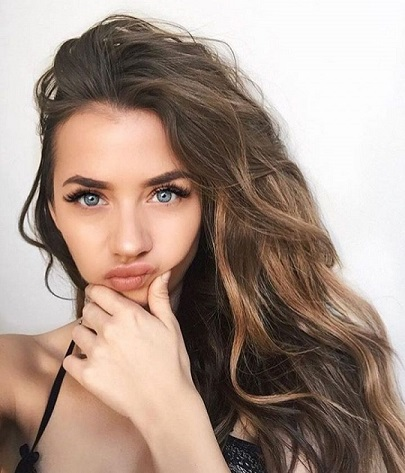
#> input picture images/selfie.jpg, 405 x 473 px
$ python -i code.py   (imports and definitions only)
#> lines starting #> are read from the running program, lines starting #| are printed output that depends on the picture; after the words box and inside, x2 and y2 are one past the last pixel; in counts of white or black regions, pixels touching at a corner belong together
#> further down, picture is the input picture: shape (473, 405, 3); mean B, G, R 136.6, 147.9, 168.3
import numpy as np
from numpy import *
import cv2
from PIL import Image, ImageEnhance
import matplotlib.pyplot as plt

# [1 line not run here, left out]

# [25 lines left out: functions artisticScene, greenImg, redImg, blueImg, not called in this run]

def cartoon(img):
    grayImage = cv2.cvtColor(img, cv2.COLOR_BGR2GRAY)
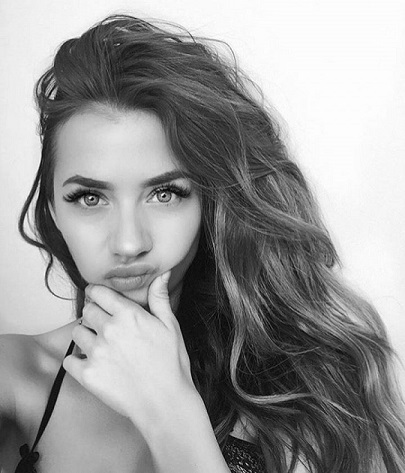
#> grayImage: shape (473, 405); min 0, max 255, mean 152.7
    bluredImage = cv2.medianBlur(grayImage, 3)
    edged = cv2.adaptiveThreshold(bluredImage, 255, cv2.ADAPTIVE_THRESH_MEAN_C, cv2.THRESH_BINARY, 9, 9)
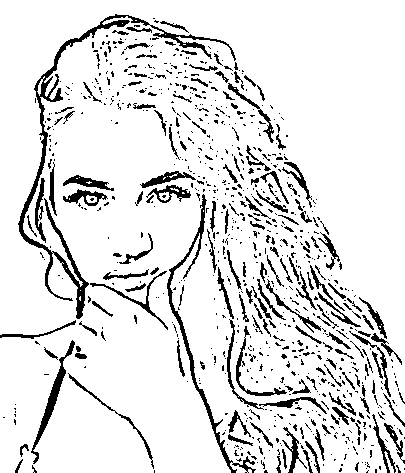
#> edged: shape (473, 405); 88.5% white; 846 black regions (675 under 20 px), largest, box (x1, y1, x2, y2) and area: (18, 14, 236, 319) 3108, (167, 194, 256, 473) 1374, (31, 340, 75, 464) 715
    colorImage = cv2.bilateralFilter(img, 9, 300, 300)
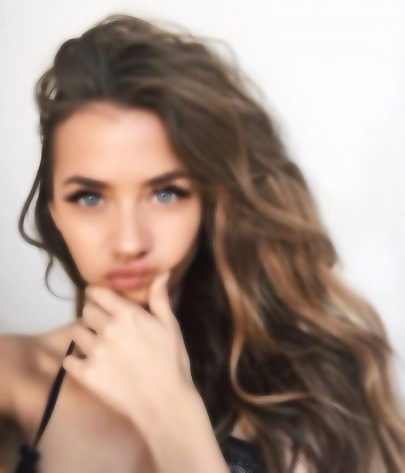
#> colorImage: shape (473, 405, 3); mean B, G, R 136.6, 147.9, 168.3
    res = cv2.bitwise_and(colorImage, colorImage, mask=edged)
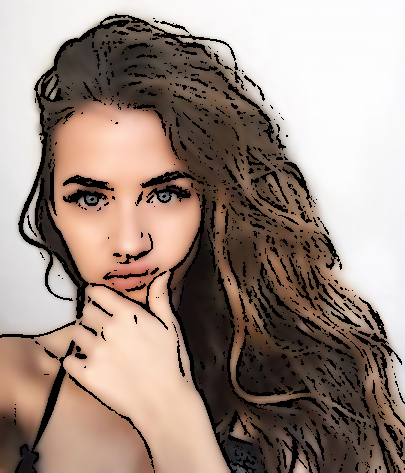
#> res: shape (473, 405, 3); mean B, G, R 128.8, 138.8, 156.5
    return res

# [24 lines left out: functions linocut, scratch, blackAndWhitePainting, blackAndWhiteImage, not called in this run]

def grayImage(img):
    grayImg=cv2.cvtColor(img, cv2.COLOR_BGR2GRAY)
    return grayImg

def invertColors(img):
    invertedImage=(255-img)
    return invertedImage

# [4 lines left out: function sharpeness, not called in this run]

def contrastAndBrightness(img, valueContrast, valueBrightness):
    newImage = cv2.convertScaleAbs(img, alpha=valueContrast, beta=valueBrightness)
    return newImage

def changeSize(img, scaleFactor):
    scaledImg = cv2.resize(img, None, fx=scaleFactor, fy=scaleFactor, interpolation = cv2.INTER_CUBIC)
    return scaledImg

# [140 lines left out: functions rotate, main, not called in this run]

# [1 line not run here, left out]

>>> import cv2
>>> picture = cv2.imread('../images/selfie.jpg')
>>> result = cartoon(picture)

$ run again, on images/park.jpg
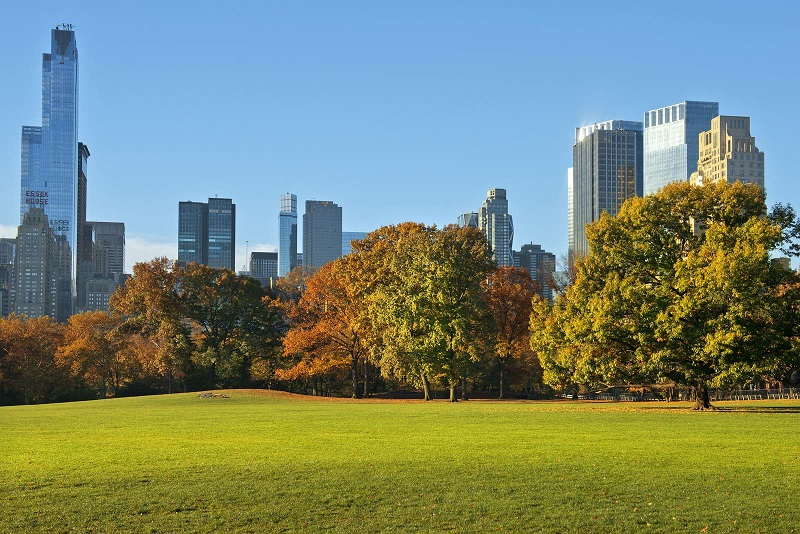
#> input picture images/park.jpg, 800 x 534 px
#> picture is the input picture: shape (534, 800, 3); mean B, G, R 115.2, 135.1, 118.9
#> in cartoon, `edged = cv2.adaptiveThreshold(bluredImage, 255, cv2.ADAPTIVE_THRESH_ME..`:
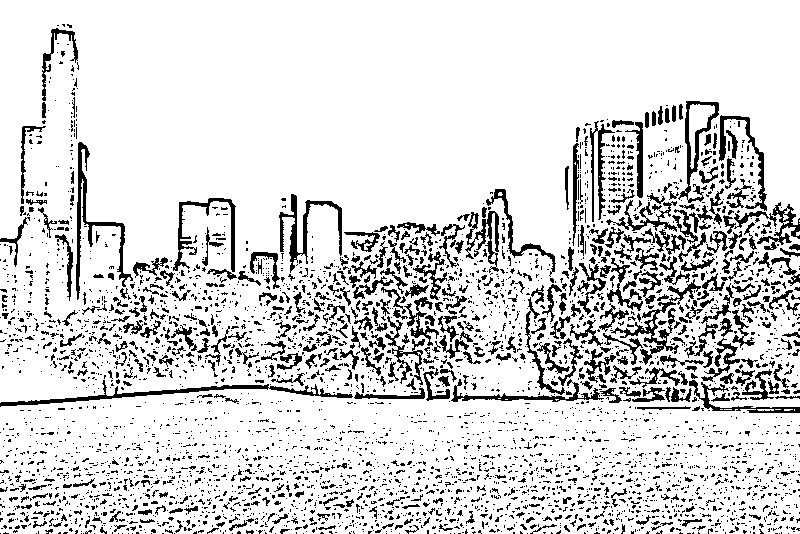
#> edged: shape (534, 800); 85.1% white; black in thin lines or dots
#> in cartoon, `res = cv2.bitwise_and(colorImage, colorImage, mask=edged)`:
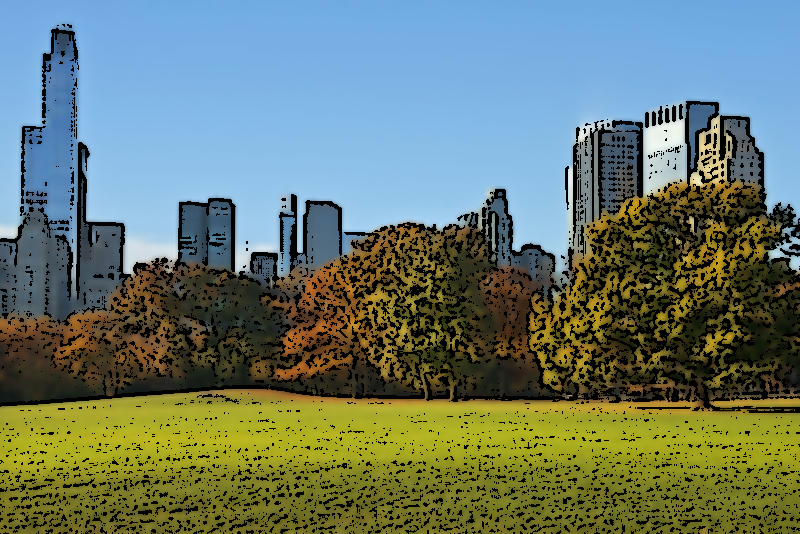
#> res: shape (534, 800, 3); mean B, G, R 107.1, 121.3, 104.4
